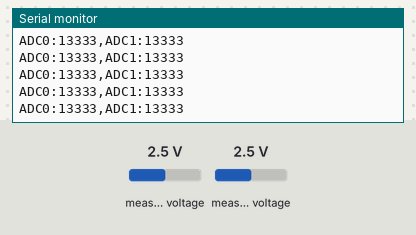
This sketch was run on a simulated ESP32. Shown: the last lines printed to the serial monitor. The test bench sets the inputs (shaded band); at power-on: measured voltage 2.5 V.

Above: at 1.2 s.
1.3 s: measured voltage (sensor 200) set to 0.1 V
At 2.0 s:
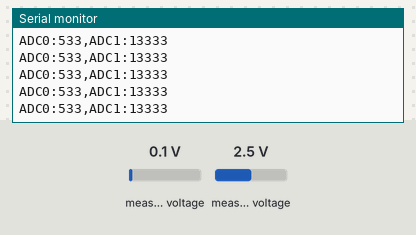
2.8 s: measured voltage (sensor 201) set to 0.1 V
At 3.5 s:
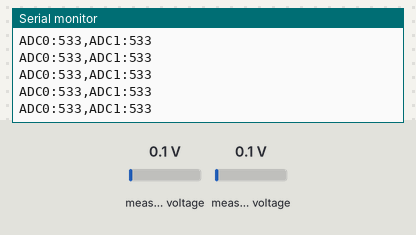
4.3 s: measured voltage (sensor 200) set to 1.2 V
At 4.9 s:
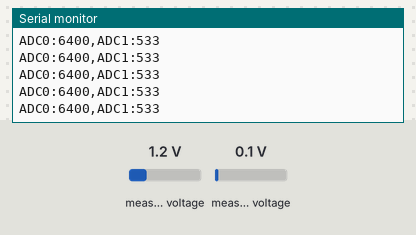
5.8 s: measured voltage (sensor 201) set to 1.2 V
At 6.4 s:
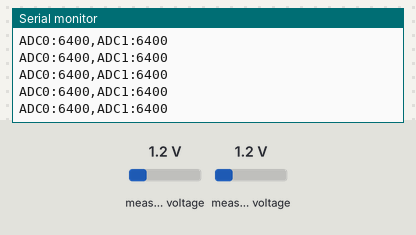
Timing chart, 0 to 8.3 s (numbered marks = the images above; inputs shaded):
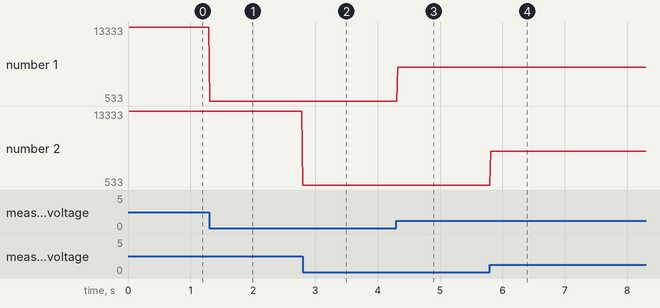

The sketch:

BootlegOscilloscopeExADC.ino
```cpp
#include <Adafruit_ADS1X15.h>
#include <Wire.h>

Adafruit_ADS1115 ads;  /* Use this for the 16-bit version */
//Adafruit_ADS1015 ads;     /* Use this for the 12-bit version */

void setup(void)
{
  Wire.begin();

  Serial.begin(115200);
  Serial.println("Hello!");

  Serial.println("Getting single-ended readings from AIN0..3");
  Serial.println("ADC Range: +/- 6.144V (1 bit = 3mV/ADS1015, 0.1875mV/ADS1115)");

  // The ADC input range (or gain) can be changed via the following
  // functions, but be careful never to exceed VDD +0.3V max, or to
  // exceed the upper and lower limits if you adjust the input range!
  // Setting these values incorrectly may destroy your ADC!
  //                                                                ADS1015  ADS1115
  //                                                                -------  -------
  // ads.setGain(GAIN_TWOTHIRDS);  // 2/3x gain +/- 6.144V  1 bit = 3mV      0.1875mV (default)
  // ads.setGain(GAIN_ONE);        // 1x gain   +/- 4.096V  1 bit = 2mV      0.125mV
  // ads.setGain(GAIN_TWO);        // 2x gain   +/- 2.048V  1 bit = 1mV      0.0625mV
  // ads.setGain(GAIN_FOUR);       // 4x gain   +/- 1.024V  1 bit = 0.5mV    0.03125mV
  // ads.setGain(GAIN_EIGHT);      // 8x gain   +/- 0.512V  1 bit = 0.25mV   0.015625mV
  // ads.setGain(GAIN_SIXTEEN);    // 16x gain  +/- 0.256V  1 bit = 0.125mV  0.0078125mV

  if (!ads.begin()) {
    Serial.println("Failed to initialize ADS.");
    while (1);
  }
}

void loop(void)
{
  int16_t adc0, adc1, adc2, adc3;
  float volts0, volts1, volts2, volts3;

  adc0 = ads.readADC_SingleEnded(0);
  adc1 = ads.readADC_SingleEnded(1);


  Serial.print("ADC0:");

  Serial.print(adc0, DEC);

  Serial.print(",");

  Serial.print("ADC1:");

  Serial.println(adc1, DEC);
}
```

Measured:
- after the input at 1.3 s, the serial monitor: prints a new line at once (image 1)
- after the input at 2.8 s, the serial monitor: prints a new line at once (image 2)
- after the input at 4.3 s, the serial monitor: prints a new line at once (image 3)
- after the input at 5.8 s, the serial monitor: prints a new line at once (image 4)
- plotted number 1: 13333 → 533 after the input at 1.3 s, 533 → 6400 after the input at 4.3 s
